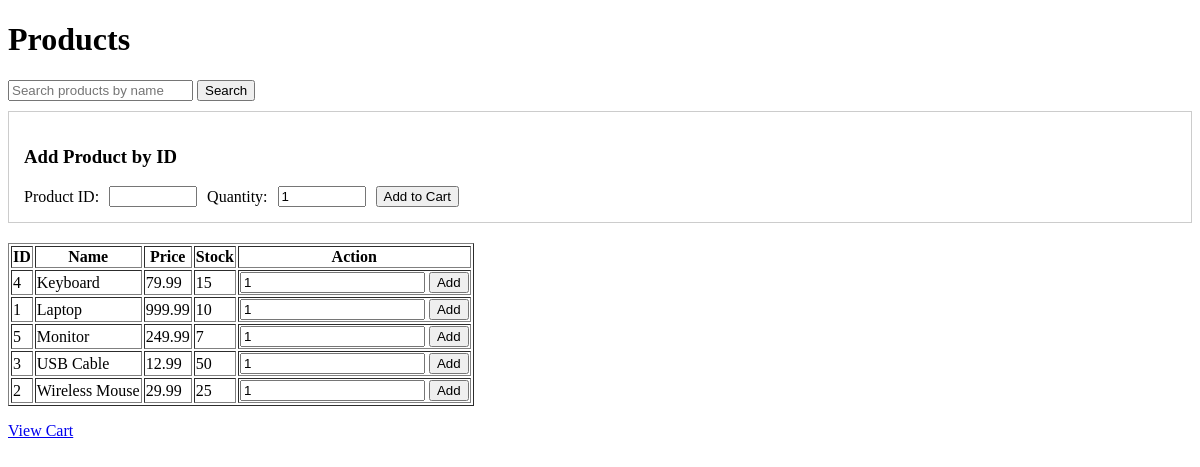
/products, run on an earlier commit of the app's database.
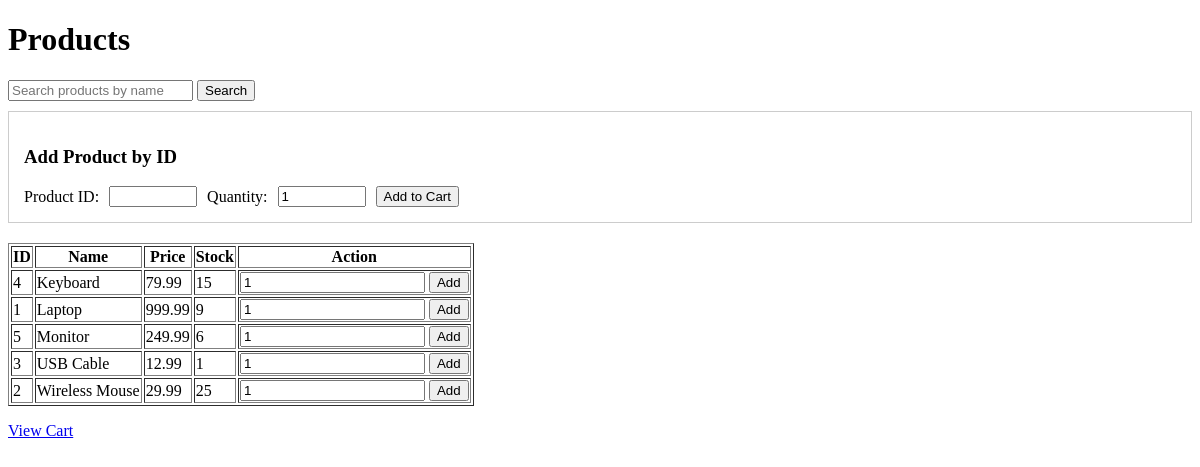
And on a later commit of the database.
### tables this page shows
CREATE TABLE product (
	id INTEGER PRIMARY KEY AUTOINCREMENT,
	name TEXT NOT NULL UNIQUE,
    price_cents INTEGER NOT NULL CHECK(price_cents >= 0),
    stock INTEGER NOT NULL CHECK(stock >= 0),
    active INTEGER NOT NULL DEFAULT 1 CHECK(active IN (0,1))
);

### src/app.py (the view)
    @app.route("/products")
    def products():
        q = request.args.get("q", "").strip()
        conn = get_conn()
        try:
            try:
                repo = AProductRepo(conn)
                if q:
                    rows = repo.search_products(q)
                else:
                    rows = repo.get_all_products()
            except Exception:
                rows = []
                flash(
                    "Product table not available. Partner A needs to add user/product schema and seed.",
                    "error",
                )
            return render_template("products.html", products=rows, q=q)
        finally:
            conn.close()

### src/dao.py (called while the page is built)
def get_connection(db_path: str) -> sqlite3.Connection:
    conn = sqlite3.connect(db_path)
    conn.row_factory = sqlite3.Row
    conn.execute("PRAGMA foreign_keys = ON")
    return conn

### src/product_repo.py (called while the page is built)
    def get_all_products(self):
        cursor = self.conn.execute(
            "SELECT id, name, price_cents, stock FROM product WHERE active = 1 ORDER BY name"
        )
        return cursor.fetchall()

### src/templates/products.html (shortened to what this page needs)
<!doctype html>
<html>
  <head><title>Products</title></head>
  <body>
    <h1>Products</h1>
    <form method="get" action="/products" style="margin: 10px 0;">
      <input type="text" name="q" placeholder="Search products by name" value="{{ q or '' }}">
      <button type="submit">Search</button>
    </form>
    <div style="margin-bottom: 20px; padding: 15px; border: 1px solid #ccc;">
      <h3>Add Product by ID</h3>
      <form method="post" action="/cart/add" style="display: flex; gap: 10px; align-items: center;">
          <label for="product_id">Product ID:</label>
          <input type="number" name="product_id" id="product_id" min="1" required style="width: 80px;">
          <label for="qty">Quantity:</label>
          <input type="number" name="qty" id="qty" min="1" value="1" required style="width: 80px;">
          <button type="submit">Add to Cart</button>
      </form>
  </div>
  <table border="1">
      <tr><th>ID</th><th>Name</th><th>Price</th><th>Stock</th><th>Action</th></tr>
      {% for p in products %}
        <tr>
          <td>{{ p.id }}</td>
          <td>{{ p.name }}</td>
          <td>{{ '%.2f' % (p.price_cents / 100.0) }}</td>
          <td>{{ p.stock }}</td>
          <td>
            <form method="post" action="/cart/add">
              <input type="number" name="qty" value="1" min="1">
              <button type="submit">Add</button>
            </form>
          </td>
        </tr>
      {% endfor %}
    </table>
    <p><a href="/cart">View Cart</a></p>
  </body>
  </html>

What changed in the data, as far as the page shows it:
changed product "Laptop": stock "10" → "9"
changed product "Monitor": stock "7" → "6"
changed product "USB Cable": stock "50" → "1"
